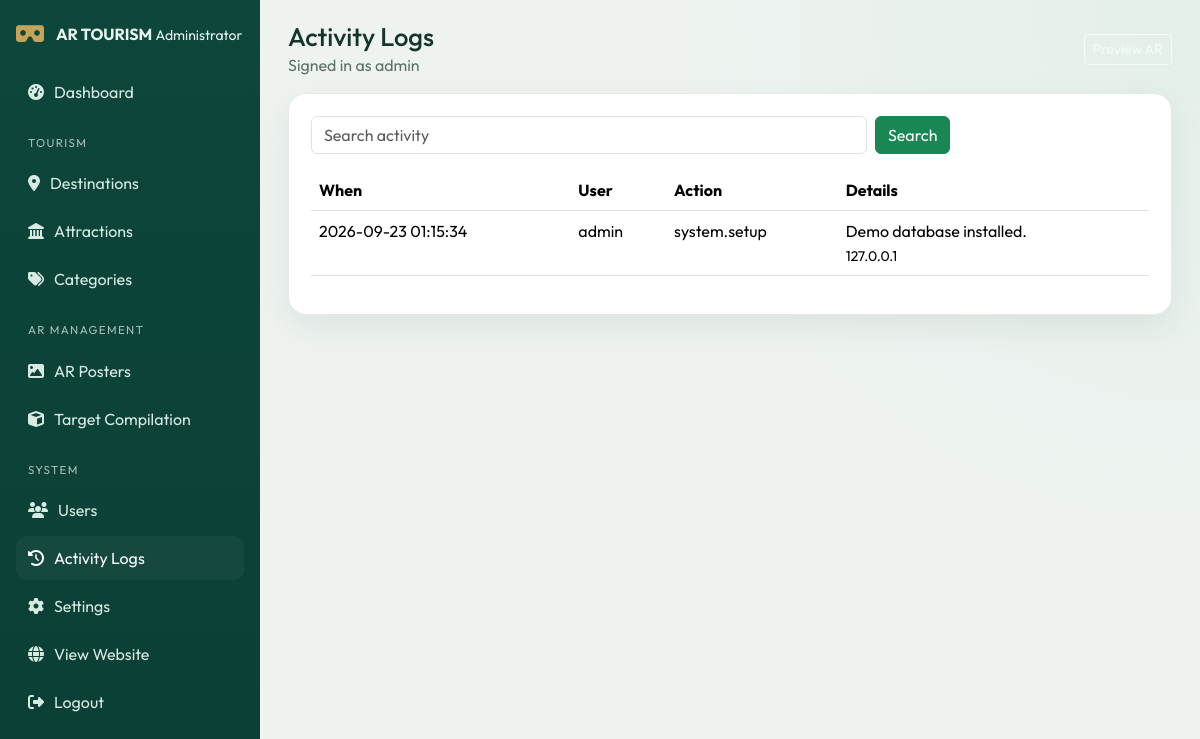
Screenshot of /admin/logs/index.php (signed in) with the database file from the repository.
### tables this page shows
CREATE TABLE users (
    id INT UNSIGNED AUTO_INCREMENT PRIMARY KEY,
    username VARCHAR(100) NOT NULL UNIQUE,
    email VARCHAR(190) NULL UNIQUE,
    password_hash VARCHAR(255) NOT NULL,
    role ENUM('admin','visitor') NOT NULL DEFAULT 'admin',
    status ENUM('active','inactive') NOT NULL DEFAULT 'active',
    last_login DATETIME NULL,
    created_at TIMESTAMP DEFAULT CURRENT_TIMESTAMP,
    INDEX (status)
);

CREATE TABLE activity_logs (
    id BIGINT UNSIGNED AUTO_INCREMENT PRIMARY KEY,
    user_id INT UNSIGNED NULL,
    action VARCHAR(100) NOT NULL,
    description TEXT,
    ip_address VARCHAR(45),
    created_at TIMESTAMP DEFAULT CURRENT_TIMESTAMP,
    INDEX (action),
    INDEX (created_at),
    FOREIGN KEY (user_id) REFERENCES users(id) ON DELETE SET NULL
);

### includes/functions.php (called while the page is built, shortened)
<?php
require_once __DIR__ . '/database.php';
require_once __DIR__ . '/auth.php';
function e(mixed $value): string
{
    return htmlspecialchars((string) $value, ENT_QUOTES | ENT_SUBSTITUTE, 'UTF-8');
}
function url(string $path = ''): string
{
    $base = BASE_PATH === '' ? '' : BASE_PATH;
    return $base . '/' . ltrim($path, '/');
}
function asset(string $path): string
{
    return url('assets/' . ltrim($path, '/')) . '?v=' . ASSET_VERSION;
}
function paginate(int $total, int $page, int $perPage = PER_PAGE): array
{
    $pages = max(1, (int) ceil($total / $perPage));
    $page = max(1, min($page, $pages));
    return [
        'page' => $page,
        'pages' => $pages,
        'offset' => ($page - 1) * $perPage,
        'per_page' => $perPage,
        'total' => $total,
    ];
}
function int_param(string $key, int $default = 0): int
{
    return (int) ($_GET[$key] ?? $_POST[$key] ?? $default);
}
function str_param(string $key, string $default = ''): string
{
    return trim((string) ($_GET[$key] ?? $_POST[$key] ?? $default));
}

### includes/auth.php (called while the page is built, shortened)
<?php
require_once __DIR__ . '/database.php';
function current_admin(): ?array
{
    static $admin = false;
    if ($admin !== false) {
        return $admin;
    }
    $stmt = db()->prepare("SELECT * FROM users WHERE id = ? AND role = 'admin' AND status = 'active' LIMIT 1");
    $stmt->execute([(int) $_SESSION['admin_id']]);
    $admin = $stmt->fetch() ?: null;
    return $admin;
}
function require_admin(): void
{
    if (!current_admin()) {
        $next = urlencode((string) ($_SERVER['REQUEST_URI'] ?? 'index.php'));
        header('Location: ' . admin_url('login.php?next=' . $next));
        exit;
    }
}
function admin_url(string $path = ''): string
{
    $base = BASE_PATH === '' ? '' : BASE_PATH;
    return $base . '/admin/' . ltrim($path, '/');
}

### includes/database.php (called while the page is built, shortened)
<?php
function db(): PDO
{
    static $pdo = null;
    if ($pdo instanceof PDO) {
        return $pdo;
    }
    $dsn = 'mysql:host=' . DB_HOST . ';dbname=' . DB_NAME . ';charset=utf8mb4';
    $pdo = new PDO($dsn, DB_USER, DB_PASS, [
        PDO::ATTR_ERRMODE => PDO::ERRMODE_EXCEPTION,
        PDO::ATTR_DEFAULT_FETCH_MODE => PDO::FETCH_ASSOC,
        PDO::ATTR_EMULATE_PREPARES => false,
    ]);
    $pdo->exec("SET NAMES utf8mb4 COLLATE utf8mb4_unicode_ci");
    return $pdo;
}

### admin/logs/index.php (the view, shortened to what this page needs)
<?php
require_once __DIR__ . '/../../includes/functions.php';
$pageTitle = 'Activity Logs';
$adminSection = 'logs';
$q = str_param('q');
$page = max(1, int_param('page', 1));
$where = 'WHERE 1=1';
$params = [];
$total = db()->prepare("SELECT COUNT(*) FROM activity_logs l LEFT JOIN users u ON u.id = l.user_id $where");
$total->execute($params);
$pager = paginate((int) $total->fetchColumn(), $page);
$stmt = db()->prepare("SELECT l.*, u.username FROM activity_logs l LEFT JOIN users u ON u.id = l.user_id $where ORDER BY l.id DESC LIMIT {$pager['per_page']} OFFSET {$pager['offset']}");
$stmt->execute($params);
$items = $stmt->fetchAll();
require __DIR__ . '/../../includes/admin-header.php';
?>
<div class="admin-card">
    <form class="row g-2 mb-3" method="get">
        <div class="col-md-8"><input class="form-control" name="q" value="<?= e($q) ?>" placeholder="Search activity"></div>
        <div class="col-md-4"><button class="btn btn-success">Search</button></div>
    </form>
    <div class="table-responsive">
        <table class="table">
            <thead><tr><th>When</th><th>User</th><th>Action</th><th>Details</th></tr></thead>
            <tbody>
            <?php foreach ($items as $item): ?>
                <tr>
                    <td><?= e($item['created_at']) ?></td>
                    <td><?= e($item['username'] ?? 'system') ?></td>
                    <td><?= e($item['action']) ?></td>
                    <td><?= e($item['description']) ?><br><small><?= e($item['ip_address']) ?></small></td>
                </tr>
            <?php endforeach; ?>
            </tbody>
        </table>
    </div>
</div>
<?php require __DIR__ . '/../../includes/admin-footer.php'; ?>

### includes/admin-header.php (shortened to what this page needs)
<?php
require_once __DIR__ . '/functions.php';
require_admin();
$admin = current_admin();
$pageTitle = $pageTitle ?? 'Dashboard';
$adminSection = $adminSection ?? '';
?>
<!doctype html>
<html lang="en">
<head>
    <link href="https://cdn.jsdelivr.net/npm/bootstrap@5.3.3/dist/css/bootstrap.min.css" rel="stylesheet">
    <link href="https://cdnjs.cloudflare.com/ajax/libs/font-awesome/6.5.2/css/all.min.css" rel="stylesheet">
    <link rel="stylesheet" href="<?= e(asset('css/admin.css')) ?>">
</head>
<body class="admin-body">
<aside class="admin-sidebar offcanvas-lg offcanvas-start" id="adminSidebar" tabindex="-1">
    <div class="sidebar-brand">
        <i class="fa-solid fa-vr-cardboard"></i>
        <div>
            <strong>AR TOURISM</strong>
            <small>Administrator</small>
        </div>
    </div>
    <nav class="sidebar-nav">
        <a class="<?= $adminSection === 'dashboard' ? 'active' : '' ?>" href="<?= e(admin_url('index.php')) ?>"><i class="fa-solid fa-gauge-high"></i> Dashboard</a>
        <p class="nav-label">Tourism</p>
        <a class="<?= $adminSection === 'destinations' ? 'active' : '' ?>" href="<?= e(admin_url('destinations/index.php')) ?>"><i class="fa-solid fa-location-dot"></i> Destinations</a>
        <a class="<?= $adminSection === 'attractions' ? 'active' : '' ?>" href="<?= e(admin_url('attractions/index.php')) ?>"><i class="fa-solid fa-landmark"></i> Attractions</a>
        <a class="<?= $adminSection === 'categories' ? 'active' : '' ?>" href="<?= e(admin_url('categories/index.php')) ?>"><i class="fa-solid fa-tags"></i> Categories</a>
        <p class="nav-label">AR Management</p>
        <a class="<?= $adminSection === 'posters' ? 'active' : '' ?>" href="<?= e(admin_url('ar-posters/index.php')) ?>"><i class="fa-solid fa-image"></i> AR Posters</a>
        <a class="<?= $adminSection === 'compile' ? 'active' : '' ?>" href="<?= e(admin_url('ar-posters/compile.php')) ?>"><i class="fa-solid fa-cube"></i> Target Compilation</a>
        <p class="nav-label">System</p>
        <a class="<?= $adminSection === 'users' ? 'active' : '' ?>" href="<?= e(admin_url('users/index.php')) ?>"><i class="fa-solid fa-users"></i> Users</a>
        <a class="<?= $adminSection === 'logs' ? 'active' : '' ?>" href="<?= e(admin_url('logs/index.php')) ?>"><i class="fa-solid fa-clock-rotate-left"></i> Activity Logs</a>
        <a class="<?= $adminSection === 'settings' ? 'active' : '' ?>" href="<?= e(admin_url('settings/index.php')) ?>"><i class="fa-solid fa-gear"></i> Settings</a>
        <a href="<?= e(url('index.php')) ?>"><i class="fa-solid fa-globe"></i> View Website</a>
        <a href="<?= e(admin_url('logout.php')) ?>"><i class="fa-solid fa-right-from-bracket"></i> Logout</a>
    </nav>
</aside>
<div class="admin-main">
    <header class="admin-top">
        <div>
            <h1><?= e($pageTitle) ?></h1>
            <p>Signed in as <?= e($admin['username'] ?? 'admin') ?></p>
        </div>
        <a class="btn btn-outline-light btn-sm" href="<?= e(url('ar.php')) ?>">Preview AR</a>
    </header>
    <div class="admin-content">

### assets/css/admin.css (style rules this page uses)
:root { --green: #0f5c4c; --green-dark: #0b3f35; --gold: #c4a35a; --ink: #17342b; }
body.admin-body { margin: 0; font-family: "Outfit", sans-serif; background: radial-gradient(circle at 100% 0%, #e4efe9 0, transparent 36%), #eef3f0; color: var(--ink); }
.admin-sidebar { width: 260px; background: linear-gradient(180deg, #0d463b, var(--green-dark)); color: #e8f4ee; min-height: 100vh; position: fixed; inset: 0 auto 0 0; padding: 22px 16px; z-index: 10; }
.sidebar-brand { display: flex; gap: 12px; align-items: center; margin-bottom: 24px; }
.sidebar-brand i { font-size: 1.4rem; color: var(--gold); }
.sidebar-nav { display: grid; gap: 4px; }
.sidebar-nav a { color: #d7ebe3; text-decoration: none; padding: 10px 12px; border-radius: 10px; display: flex; gap: 10px; align-items: center; }
.sidebar-nav a.active, .sidebar-nav a:hover { background: #15493f; color: #fff; }
.nav-label { margin: 16px 12px 6px; font-size: 0.72rem; letter-spacing: 0.12em; text-transform: uppercase; opacity: 0.7; }
.admin-main { margin-left: 260px; min-height: 100vh; }
.admin-top { display: flex; justify-content: space-between; align-items: center; padding: 22px 28px 8px; }
.admin-top h1 { font-size: 1.6rem; margin: 0; }
.admin-top p { margin: 0; color: #5b7168; }
.admin-content { padding: 8px 28px 40px; }
.stat-card, .admin-card { background: #fff; border-radius: 18px; padding: 20px; box-shadow: 0 12px 32px rgba(23, 52, 43, 0.08); border: 1px solid #e2ebe6; }
.admin-card { padding: 22px; }

### rows the page displays
users: username "admin"
activity_logs: created_at "2026-09-23 01:15:34", user.username "admin", action "system.setup", description "Demo database installed.", ip_address "127.0.0.1"

### other values shown
$pageTitle "Activity Logs"
